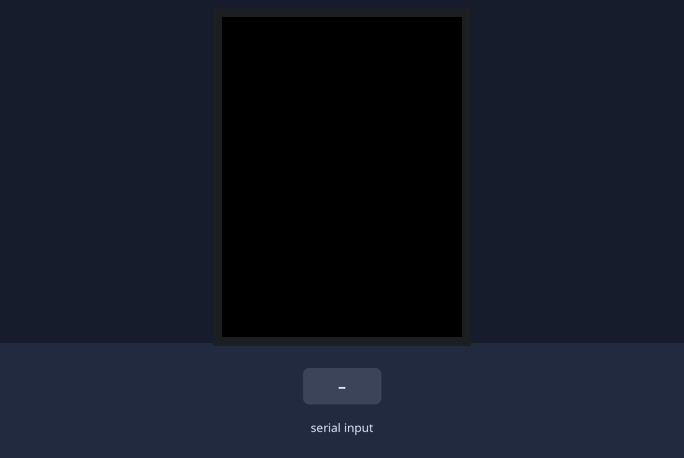
Bench run of a sketch on a simulated Arduino Uno, built with avr-gcc and run on an emulated ATmega328P. Shown: 320×240 colour display. The inputs (shaded band) are chosen by the test bench. What the sketch prints to the serial monitor is not drawn.

Above: at 1.4 s.
1.5 s: "1" received over Serial
At 2.7 s:
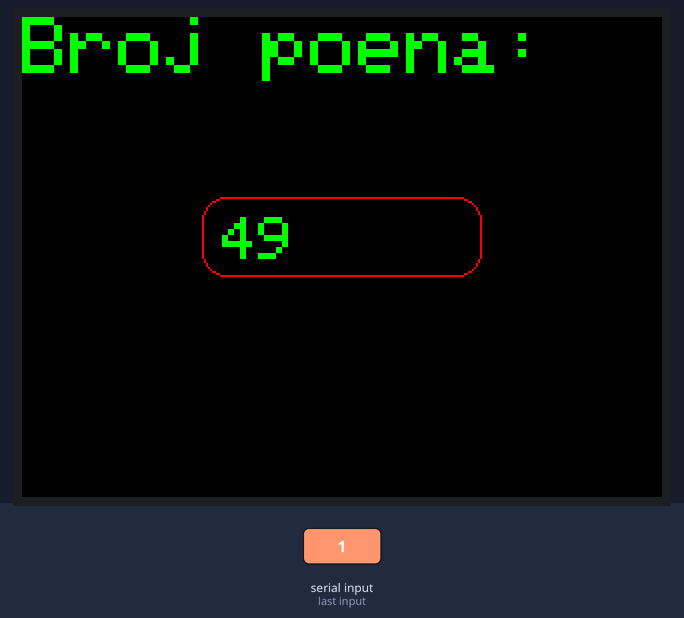
3.0 s: "0" received over Serial
4.5 s: "2" received over Serial
At 5.2 s:
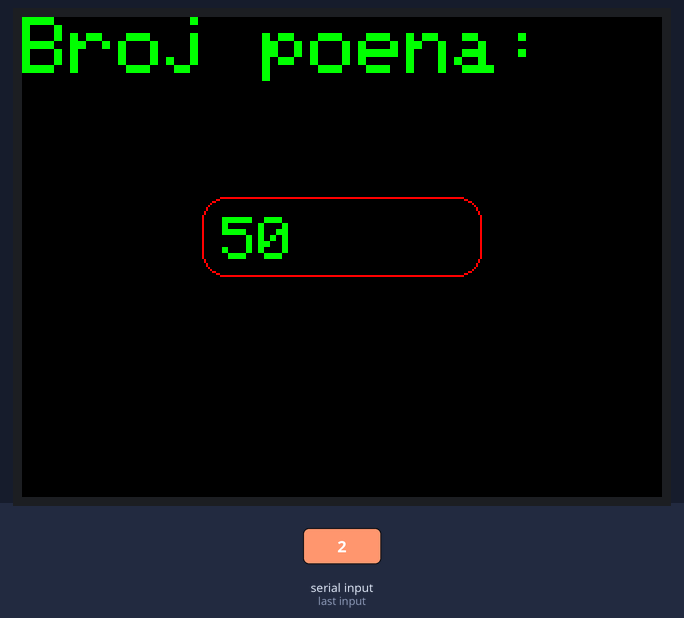
Timing chart, 0 to 7.5 s (numbered marks = the images above; inputs shaded):
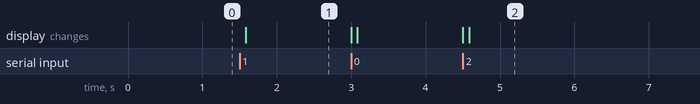

Measured:
- after the input at 1.5 s, the display: changes after 0.08 s (image 1)
- after the input at 4.5 s, the display: first changes at once (image 2 shows a later state)

The sketch:

tx_rx.ino
```cpp
#define DEBUG
#include <Adafruit_GFX.h>    // Core graphics library
#include <Adafruit_TFTLCD.h> // Hardware-specific library

// The control pins for the LCD can be assigned to any digital or
// analog pins...but we'll use the analog pins as this allows us to
// double up the pins with the touch screen (see the TFT paint example).
#define LCD_CS A3 // Chip Select goes to Analog 3
#define LCD_CD A2 // Command/Data goes to Analog 2
#define LCD_WR A1 // LCD Write goes to Analog 1
#define LCD_RD A0 // LCD Read goes to Analog 0

#define LCD_RESET A4 // Can alternately just connect to Arduino's reset pin

int brojPoena;


// Assign human-readable names to some common 16-bit color values:
#define  BLACK   0x0000
#define BLUE    0x001F
#define RED     0xF800
#define GREEN   0x07E0
#define CYAN    0x07FF
#define MAGENTA 0xF81F
#define YELLOW  0xFFE0
#define WHITE   0xFFFF

Adafruit_TFTLCD tft(LCD_CS, LCD_CD, LCD_WR, LCD_RD, LCD_RESET);
// If using the shield, all control and data lines are fixed, and
// a simpler declaration can optionally be used:
// Adafruit_TFTLCD tft;

void setup(void) {
 #ifdef DEBUG
  Serial.begin(9600);
  Serial.println(F("TFT LCD test"));
  Serial.print("TFT size is ");
  Serial.print(tft.width());
  Serial.print("x");
  Serial.println(tft.height());
#endif // DEBUG
  tft.reset();

  uint16_t identifier = tft.readID();

if(identifier == 0x9325) {
#ifdef DEBUG
    Serial.println(F("Found ILI9325 LCD driver"));
  } else if(identifier == 0x9328) {

    Serial.println(F("Found ILI9328 LCD driver"));
  } else if(identifier == 0x7575) {

    Serial.println(F("Found HX8347G LCD driver"));
  } else if(identifier == 0x9341) {

    Serial.println(F("Found ILI9341 LCD driver"));
  } else if(identifier == 0x8357) {

    Serial.println(F("Found HX8357D LCD driver"));
#endif // DEBUG
    } else {
    #ifdef DEBUG
    Serial.print(F("Unknown LCD driver chip: "));
    Serial.println(identifier, HEX);
    Serial.print(F("I try use ILI9341 LCD driver "));
    Serial.println(F("If using the Adafruit 2.8\" TFT Arduino shield, the line:"));
    Serial.println(F("  #define USE_ADAFRUIT_SHIELD_PINOUT"));
    Serial.println(F("should appear in the library header (Adafruit_TFT.h)."));
    Serial.println(F("If using the breakout board, it should NOT be #defined!"));
    Serial.println(F("Also if using the breakout, double-check that all wiring"));
    Serial.println(F("matches the tutorial."));
    #endif // DEBUG
    identifier = 0x9341;

  }


tft.begin(identifier);
#ifdef DEBUG
  tft.fillScreen(BLACK);
  Serial.println(F("Benchmark                Time (microseconds)"));
 tft.setRotation(1);
Serial.println(F("Done!"));
#endif // DEBUG
}
void loop(void){
 while (Serial.available() > 0)
  {

   int readString = Serial.read();

   Serial.println(readString);
   brojPoena = readString;
   tft.fillScreen(BLACK);
   printText();
  }
/*for (brojPoena = 0; brojPoena < 101; brojPoena++){
  tft.fillScreen(BLACK);
  printText();
 } */
}

unsigned long printText(){

  unsigned long start = micros();
  tft.setCursor(0, 0);
  tft.setTextColor(GREEN);
  tft.setTextSize(4);
  tft.println("Broj poena: ");
  tft.setCursor(100, 100);
  tft.setTextColor(GREEN);
  tft.setTextSize(3);
  tft.println(brojPoena);
  tft.drawRoundRect(90, 90, 140, 40, 100/8, tft.color565(255, 0, 0));
  delay(600);
  //return micros() - start;
  }
```
